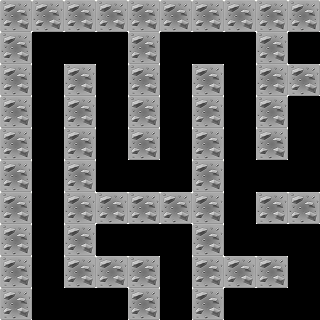

Tiled map render using the project's own tile images. Description and the whole map definition, tile-layer contents included, below:
An orthogonal 10x10 tile map with 32x32 px tiles, 1 tile layer (Kachelebene 1), 3 tilesets.

<map version="1.0" tiledversion="2018.07.13" orientation="orthogonal" renderorder="right-down" width="10" height="10" tilewidth="32" tileheight="32" infinite="0" nextlayerid="33" nextobjectid="1">
 <tileset firstgid="1" name="rocky01" tilewidth="32" tileheight="32" tilecount="1" columns="1">
  <image source="textures/wall_1.png" width="32" height="32" />
  <tile id="0">
   <properties>
    <property name="Wand" value="" />
   </properties>
  </tile>
 </tileset>
 <tileset firstgid="0" name="BodenStadt" tilewidth="32" tileheight="32" tilecount="1" columns="1">
  <image source="textures/floor_city.png" width="32" height="32" />
 </tileset>
 <tileset firstgid="2" name="FinishFlag" tilewidth="32" tileheight="32" tilecount="1" columns="1">
   <image source="textures/finish_flag.png" width="32" height="32" />
   <tile id="0">
    <properties>
     <property name="Ziel" value="" />
    </properties>
   </tile>
  </tileset>
 <layer id="32" name="Kachelebene 1" width="13" height="13">
  <data encoding="csv">
1,1,1,1,1,1,1,1,1,1,1,2,1,
1,0,0,0,1,0,0,0,1,0,0,0,1,
1,0,1,0,1,0,1,0,1,1,1,0,1,
1,0,1,0,1,0,1,0,1,0,0,0,1,
1,0,1,0,1,0,1,0,1,0,1,1,1,
1,0,1,0,0,0,1,0,0,0,1,0,1,
1,0,1,1,1,1,1,0,1,1,1,0,1,
1,0,1,0,0,0,1,0,0,0,1,0,1,
1,0,1,1,1,0,1,1,1,0,1,0,1,
1,0,0,0,1,0,1,0,0,0,1,0,1,
1,0,1,1,1,0,1,0,1,1,1,0,1,
1,0,0,0,0,0,1,0,0,0,0,0,1,
1,1,1,1,1,1,1,1,1,1,1,1,1,
</data>
 </layer>
</map>
